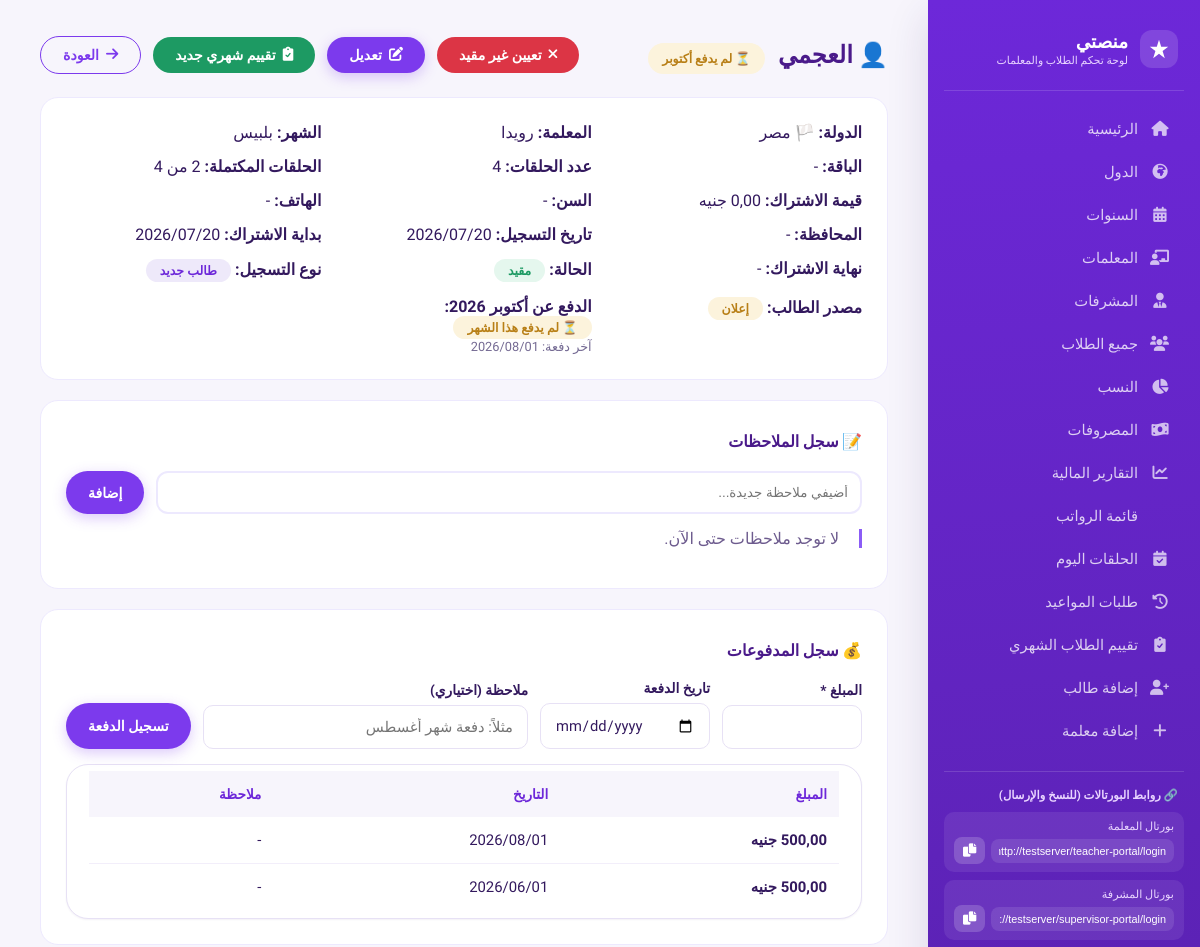
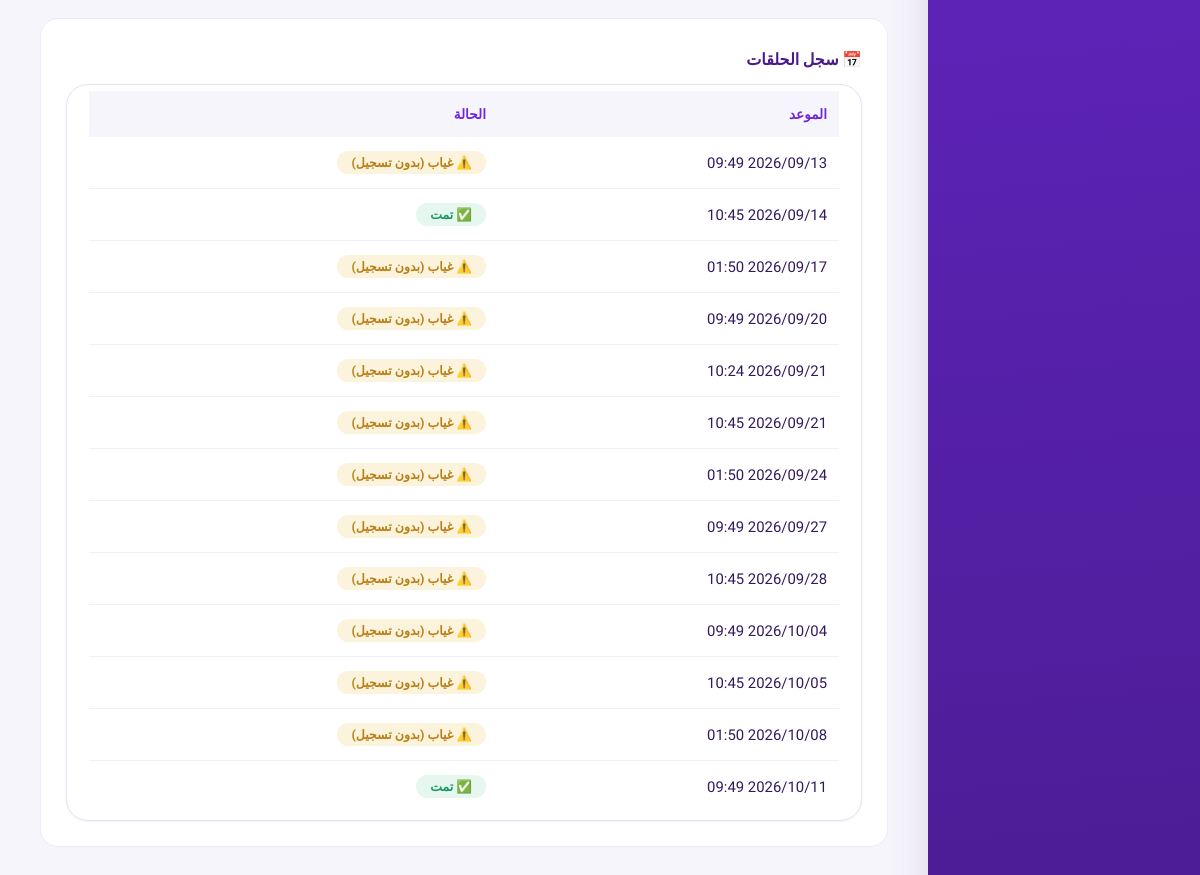
Page /student/1/ (signed in) on the committed database (2 pictures, top to bottom).
### core/models.py (models this page shows, shortened)
class Student(models.Model):
    STATUS_CHOICES = [('active', 'مقيد'), ('inactive', 'غير مقيد')]
    PAYMENT_STATUS_CHOICES = [('paid', 'مدفوع'), ('pending', 'مستحق'), ('overdue', 'متأخر')]
    ENROLLMENT_TYPE_CHOICES = [('new', 'طالب جديد'), ('existing', 'طالب مسجل من قبل')]
    SOURCE_CHOICES = [
        ('ad', 'إعلان'),
        ('referral', 'توصية'),
        ('website', 'الموقع'),
        ('social_media', 'سوشيال ميديا'),
        ('other', 'أخرى'),
    ]
    country = models.ForeignKey(Country, on_delete=models.CASCADE, related_name='students', verbose_name="الدولة")
    teacher = models.ForeignKey(Teacher, on_delete=models.SET_NULL, null=True, blank=True, related_name='students', verbose_name="المعلمة")
    name = models.CharField(max_length=255, verbose_name="اسم الطالب")
    age = models.PositiveIntegerField(null=True, blank=True, verbose_name="السن")
    phone = models.CharField(max_length=20, blank=True, null=True, verbose_name="رقم الهاتف")
    governorate = models.CharField(max_length=100, blank=True, null=True, verbose_name="المحافظة")
    package_name = models.CharField(max_length=100, blank=True, null=True, verbose_name="اسم الباقة")
    lessons_count = models.PositiveIntegerField(default=4, verbose_name="عدد الحلقات")
    subscription_fee = models.DecimalField(max_digits=10, decimal_places=2, default=0, verbose_name="قيمة الاشتراك")
    month = models.CharField(max_length=20, verbose_name="الشهر")
    start_date = models.DateField(default=timezone.now, verbose_name="تاريخ بداية الاشتراك")
    end_date = models.DateField(null=True, blank=True, verbose_name="تاريخ نهاية الاشتراك")
    last_payment_date = models.DateField(null=True, blank=True, verbose_name="آخر دفعة")
    payment_status = models.CharField(max_length=20, choices=PAYMENT_STATUS_CHOICES, default='pending', verbose_name="حالة الدفع")
    status = models.CharField(max_length=20, choices=STATUS_CHOICES, default='active', verbose_name="الحالة")
    notes = models.TextField(blank=True, null=True, verbose_name="ملاحظات عامة")
    join_date = models.DateField(default=timezone.now, verbose_name="تاريخ التسجيل")
    enrollment_type = models.CharField(
        max_length=20, choices=ENROLLMENT_TYPE_CHOICES, default='new',
        verbose_name="نوع التسجيل"
    )
    acquisition_source = models.CharField(
        max_length=20, choices=SOURCE_CHOICES, blank=True, null=True,
        verbose_name="مصدر الطالب (لو جديد)"
    )
    class Meta:
        verbose_name = "طالب"
        verbose_name_plural = "الطلاب"
        ordering = ['name']
    def total_paid(self, year=None, month=None):
        qs = self.payments.all()
        if year:
            qs = qs.filter(date__year=year)
        if month:
            qs = qs.filter(date__month=month)
        total = qs.aggregate(total=models.Sum('amount'))['total']
        return total or 0
    def lessons_completed_count(self):
        return self.lessons.filter(status='completed').count()
    def lessons_progress_label(self):
        return f"{self.lessons_completed_count()} من {self.lessons_count}"

class Country(models.Model):
    name = models.CharField(max_length=100, unique=True, verbose_name="اسم الدولة")
    flag_icon = models.CharField(max_length=50, default='🏳️', verbose_name="أيقونة العلم")
    is_active = models.BooleanField(default=True, verbose_name="نشط")
    class Meta:
        verbose_name = "دولة"
        verbose_name_plural = "الدول"
        ordering = ['name']

class Teacher(models.Model):
    name = models.CharField(max_length=255, verbose_name="اسم المعلمة")
    age = models.PositiveIntegerField(null=True, blank=True, verbose_name="السن")
    phone = models.CharField(max_length=20, blank=True, null=True, verbose_name="رقم الهاتف")
    whatsapp = models.CharField(max_length=20, blank=True, null=True, verbose_name="واتساب")
    governorate = models.CharField(max_length=100, blank=True, null=True, verbose_name="المحافظة")
    hire_date = models.DateField(null=True, blank=True, verbose_name="تاريخ بداية العمل")
    user = models.OneToOneField(
        settings.AUTH_USER_MODEL, null=True, blank=True,
        on_delete=models.SET_NULL, related_name='teacher_profile',
        verbose_name="حساب الدخول"
    )
    commission_percent = models.DecimalField(
        max_digits=5, decimal_places=2, default=60,
        verbose_name="نسبة المعلمة من الاشتراكات (%)"
    )
    fixed_salary = models.DecimalField(
        max_digits=10, decimal_places=2, null=True, blank=True,
        verbose_name="راتب مثبت (بدل النسبة)"
    )
    lesson_rate = models.DecimalField(
        max_digits=8, decimal_places=2, default=DEFAULT_LESSON_RATE,
        verbose_name="سعر الحصة"
    )
    supervisor = models.ForeignKey(
        'Supervisor', null=True, blank=True, on_delete=models.SET_NULL,
        related_name='teachers', verbose_name="المشرفة المسؤولة"
    )
    class Meta:
        verbose_name = "معلمة"
        verbose_name_plural = "المعلمات"
        ordering = ['name']

class Payment(models.Model):
    student = models.ForeignKey(Student, on_delete=models.CASCADE, related_name='payments', verbose_name="الطالب")
    amount = models.DecimalField(max_digits=10, decimal_places=2, verbose_name="المبلغ")
    date = models.DateField(default=timezone.now, verbose_name="تاريخ الدفع")
    note = models.CharField(max_length=255, blank=True, null=True, verbose_name="ملاحظة")
    created_at = models.DateTimeField(auto_now_add=True, verbose_name="تاريخ الإدخال")
    class Meta:
        verbose_name = "دفعة"
        verbose_name_plural = "الدفعات"
        ordering = ['-date', '-created_at']

class Lesson(models.Model):
    STATUS_CHOICES = [
        ('scheduled', 'مجدولة'),
        ('completed', 'تمت'),
        ('student_absent', 'الطالب غائب'),
        ('excused', 'عذر'),
        ('teacher_absent', 'المعلمة لم تتمكن من الحضور'),
        ('cancelled', 'مؤجلة'),
        ('unregistered', 'غير مسجلة'),
    ]
    student = models.ForeignKey(Student, on_delete=models.CASCADE, related_name='lessons', verbose_name="الطالب")
    teacher = models.ForeignKey(Teacher, on_delete=models.CASCADE, related_name='lessons', verbose_name="المعلمة")
    scheduled_at = models.DateTimeField(verbose_name="موعد الحلقة")
    duration_minutes = models.PositiveIntegerField(default=30, verbose_name="مدة الحلقة (دقيقة)")
    status = models.CharField(max_length=20, choices=STATUS_CHOICES, default='scheduled', verbose_name="الحالة")
    status_recorded_at = models.DateTimeField(null=True, blank=True, verbose_name="وقت تسجيل الحالة")
    started_at = models.DateTimeField(null=True, blank=True, verbose_name="وقت بدء الحلقة فعليًا")
    auto_flagged = models.BooleanField(default=False, verbose_name="اتحسبت غياب تلقائيًا من غير ما تتسجل")
    was_late = models.BooleanField(default=False, verbose_name="اتأخرت المعلمة في الحضور")
    notes = models.TextField(blank=True, null=True, verbose_name="ملاحظات على الحلقة")
    created_at = models.DateTimeField(auto_now_add=True, verbose_name="تاريخ الإنشاء")
    class Meta:
        verbose_name = "حلقة"
        verbose_name_plural = "الحلقات"
        ordering = ['scheduled_at']
    def end_time(self):
        return self.scheduled_at + timezone.timedelta(minutes=self.duration_minutes)
    def is_overdue_unrecorded(self):
        return self.status == 'scheduled' and timezone.now() > self.end_time()
    def effective_status(self):
        if self.is_overdue_unrecorded():
            return 'student_absent'
        return self.status
    def was_auto_defaulted(self):
        return self.is_overdue_unrecorded()

### core/views.py (the view, shortened to what this page needs)
# urls.py: path('student/<int:student_id>/', views.student_detail, name='student_detail'),
@staff_member_required
def student_detail(request, student_id):
    student = get_object_or_404(Student, pk=student_id)
    notes = student.notes_timeline.all()
    payments = student.payments.all()
    lessons = student.lessons.all()[:30]
    now = timezone.now()
    context = {
        'student': student,
        'notes': notes,
        'payments': payments,
        'lessons': lessons,
        'paid_this_month': student.total_paid(year=now.year, month=now.month),
        'pay_month_name': ARABIC_MONTHS[now.month],
        'pay_year': now.year,
    }
    return render(request, 'core/student_detail.html', context)

### templates/core/student_detail.html (shortened to what this page needs)
{% extends 'core/base.html' %}
{% block content %}
<div class="flex" style="justify-content: space-between; flex-wrap: wrap;">
    <h2 style="color: #4a1a8a;">👤 {{ student.name }}
        {% if paid_this_month %}<span class="badge-paid" style="margin-right:8px;">💵 دفع {{ pay_month_name }}</span>{% else %}<span class="badge-unpaid" style="margin-right:8px;">⏳ لم يدفع {{ pay_month_name }}</span>{% endif %}
    </h2>
    <div class="flex">
        <a href="{% url 'toggle_student_status' student.id %}" class="btn {% if student.status == 'active' %}btn-danger{% else %}btn-success{% endif %}">
            {% if student.status == 'active' %}
                <i class="fas fa-times"></i> تعيين غير مقيد
            {% else %}
                <i class="fas fa-check"></i> تعيين مقيد
            {% endif %}
        </a>
        <a href="{% url 'edit_student' student.id %}" class="btn btn-primary"><i class="fas fa-edit"></i> تعديل</a>
        <a href="{% url 'add_evaluation' %}?student={{ student.id }}" class="btn btn-success"><i class="fas fa-clipboard-check"></i> تقييم شهري جديد</a>
        <a href="{% url 'country_students' student.country.id %}" class="btn btn-outline"><i class="fas fa-arrow-right"></i> العودة</a>
    </div>
</div>
<div style="display: grid; grid-template-columns: repeat(auto-fit, minmax(200px,1fr)); gap:15px; background:white; padding:25px; border-radius:18px; border:1px solid #ede9fe; margin:20px 0;">
    <div><strong>الدولة:</strong> {{ student.country.flag_icon }} {{ student.country.name }}</div>
    <div><strong>المعلمة:</strong> {{ student.teacher.name|default:"-" }}</div>
    <div><strong>الشهر:</strong> {{ student.month }}</div>
    <div><strong>الباقة:</strong> {{ student.package_name|default:"-" }}</div>
    <div><strong>عدد الحلقات:</strong> {{ student.lessons_count }}</div>
    <div><strong>الحلقات المكتملة:</strong> {{ student.lessons_progress_label }}</div>
    <div><strong>قيمة الاشتراك:</strong> {{ student.subscription_fee }} جنيه</div>
    <div><strong>السن:</strong> {{ student.age|default:"-" }}</div>
    <div><strong>الهاتف:</strong> {{ student.phone|default:"-" }}</div>
    <div><strong>المحافظة:</strong> {{ student.governorate|default:"-" }}</div>
    <div><strong>تاريخ التسجيل:</strong> {{ student.join_date|date:"Y/m/d" }}</div>
    <div><strong>بداية الاشتراك:</strong> {{ student.start_date|date:"Y/m/d" }}</div>
    <div><strong>نهاية الاشتراك:</strong> {{ student.end_date|date:"Y/m/d"|default:"-" }}</div>
    <div><strong>الحالة:</strong>
        {% if student.status == 'active' %}<span class="status-active">مقيد</span>{% else %}<span class="status-inactive">غير مقيد</span>{% endif %}
    </div>
    <div><strong>نوع التسجيل:</strong>
        {% if student.enrollment_type == 'new' %}
            <span class="badge-neutral">طالب جديد</span>
        {% else %}
            <span class="badge-neutral">مسجل من قبل</span>
        {% endif %}
    </div>
    {% if student.enrollment_type == 'new' and student.acquisition_source %}
    <div><strong>مصدر الطالب:</strong> <span class="badge-warning">{{ student.get_acquisition_source_display }}</span></div>
    {% endif %}
    <div><strong>الدفع عن {{ pay_month_name }} {{ pay_year }}:</strong>
        {% if paid_this_month %}<span class="badge-paid">💵 دفع {{ paid_this_month|floatformat:"-2" }} جنيه</span>
        {% else %}<span class="badge-unpaid">⏳ لم يدفع هذا الشهر</span>{% endif %}
        {% if student.last_payment_date %}<div class="text-muted" style="font-size:0.8rem;">آخر دفعة: {{ student.last_payment_date|date:"Y/m/d" }}</div>{% endif %}
    </div>
</div>
<div style="background:white; padding:25px; border-radius:18px; border:1px solid #ede9fe;">
    <h4 style="color:#4a1a8a;">📝 سجل الملاحظات</h4>
    <form method="POST" style="display:flex; gap:12px; margin:15px 0;">
        <input type="text" name="note_text" placeholder="أضيفي ملاحظة جديدة..." required style="flex:1; padding:12px; border-radius:12px; border:2px solid #ede9fe;">
        <button type="submit" class="btn btn-primary">إضافة</button>
    </form>
    <div class="note-timeline">
        {% for note in notes %}
        <div class="note-item">
            <div>{{ note.note_text }}</div>
            <div class="time"><i class="far fa-clock"></i> {{ note.created_at|date:"Y/m/d - h:i A" }} {% if note.created_by %}- بواسطة {{ note.created_by }}{% endif %}</div>
        </div>
        {% empty %}
        <p style="color:#6d5b8e;">لا توجد ملاحظات حتى الآن.</p>
        {% endfor %}
    </div>
</div>
<div style="background:white; padding:25px; border-radius:18px; border:1px solid #ede9fe; margin-top:20px;">
    <h4 style="color:#4a1a8a;">💰 سجل المدفوعات</h4>
    <form method="POST" action="{% url 'add_student_payment' student.id %}" class="flex" style="margin:15px 0; align-items:flex-end;">
        <div class="field" style="width:140px;">
            <label>المبلغ *</label>
            <input type="number" name="amount" step="0.01" required>
        </div>
        <div class="field" style="width:170px;">
            <label>تاريخ الدفعة</label>
            <input type="date" name="date">
        </div>
        <div class="field" style="flex:1; min-width:180px;">
            <label>ملاحظة (اختياري)</label>
            <input type="text" name="note" placeholder="مثلاً: دفعة شهر أغسطس">
        </div>
        <button type="submit" class="btn btn-primary" style="height:46px;">تسجيل الدفعة</button>
    </form>
    <div class="table-container" style="margin-top:10px;">
        <table>
            <thead><tr><th>المبلغ</th><th>التاريخ</th><th>ملاحظة</th></tr></thead>
            <tbody>
                {% for p in payments %}
                <tr>
                    <td><strong>{{ p.amount|floatformat:2 }} جنيه</strong></td>
                    <td>{{ p.date|date:"Y/m/d" }}</td>
                    <td>{{ p.note|default:"-" }}</td>
                </tr>
                {% empty %}
                <tr><td colspan="3" style="text-align:center;">لسه مفيش دفعات مسجلة لهذا الطالب.</td></tr>
                {% endfor %}
            </tbody>
        </table>
    </div>
</div>
<div style="background:white; padding:25px; border-radius:18px; border:1px solid #ede9fe; margin-top:20px;">
    <h4 style="color:#4a1a8a;">📅 سجل الحلقات</h4>
    <div class="table-container" style="margin-top:10px;">
        <table>
            <thead><tr><th>الموعد</th><th>الحالة</th></tr></thead>
            <tbody>
                {% for l in lessons %}
                <tr>
                    <td>{{ l.scheduled_at|date:"Y/m/d H:i" }}</td>
                    <td>
                        {% with eff=l.effective_status %}
                        {% if eff == 'completed' %}<span class="badge-neutral" style="background:var(--green-soft); color:var(--green);">✅ تمت</span>
                        {% elif eff == 'student_absent' %}
                            {% if l.was_auto_defaulted %}<span class="badge-neutral" style="background:var(--amber-soft); color:var(--amber);">⚠️ غياب (بدون تسجيل)</span>
                            {% else %}<span class="badge-neutral" style="background:var(--red-soft); color:var(--red);">🔴 غياب</span>{% endif %}
                        {% elif eff == 'teacher_absent' %}<span class="badge-neutral" style="background:var(--amber-soft); color:var(--amber);">🟠 غياب معلمة</span>
                        {% elif eff == 'cancelled' %}<span class="badge-neutral">⚪ أُلغيت</span>
                        {% else %}<span class="badge-neutral">مجدولة</span>{% endif %}
                        {% endwith %}
                    </td>
                </tr>
                {% empty %}
                <tr><td colspan="2" style="text-align:center;">لسه مفيش حلقات مسجلة لهذا الطالب.</td></tr>
                {% endfor %}
            </tbody>
        </table>
    </div>
</div>
{% endblock %}

### rows in the picture
Student: name "العجمي", country.flag_icon "🏳️", country.name "مصر", teacher.name "رويدا", month "بلبيس", package_name "-", lessons_count "4", lessons_progress_label "2 من 4", age "-", phone "-", governorate "-", join_date "2026/07/20", start_date "2026/07/20", end_date "-", acquisition_source "إعلان", last_payment_date "2026/08/01"
Payment: amount "500,00", date "2026/08/01", note "-"
Payment: amount "500,00", date "2026/06/01", note "-"
Lesson: scheduled_at "2026/09/13 09:49", status "⚠️ غياب (بدون تسجيل)"
Lesson: scheduled_at "2026/09/14 10:45", status "✅ تمت"
Lesson: scheduled_at "2026/09/17 01:50", status "⚠️ غياب (بدون تسجيل)"
Lesson: scheduled_at "2026/09/20 09:49", status "⚠️ غياب (بدون تسجيل)"
Lesson: scheduled_at "2026/09/21 10:24", status "⚠️ غياب (بدون تسجيل)"
Lesson: scheduled_at "2026/09/21 10:45", status "⚠️ غياب (بدون تسجيل)"
Lesson: scheduled_at "2026/09/24 01:50", status "⚠️ غياب (بدون تسجيل)"
Lesson: scheduled_at "2026/09/27 09:49", status "⚠️ غياب (بدون تسجيل)"
Lesson: scheduled_at "2026/09/28 10:45", status "⚠️ غياب (بدون تسجيل)"
Lesson: scheduled_at "2026/10/04 09:49", status "⚠️ غياب (بدون تسجيل)"
Lesson: scheduled_at "2026/10/05 10:45", status "⚠️ غياب (بدون تسجيل)"
Lesson: scheduled_at "2026/10/08 01:50", status "⚠️ غياب (بدون تسجيل)"
Lesson: scheduled_at "2026/10/11 09:49", status "✅ تمت"
